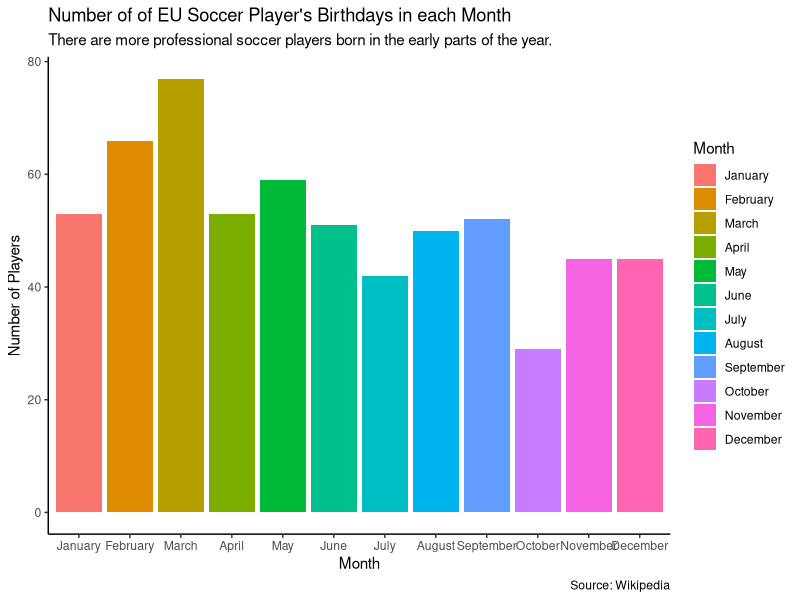

Generate this figure with R:
## ---- chunk 1
knitr::opts_chunk$set(echo = TRUE)
library(tidyverse)

## ---- chunk 2

x <- read_csv("birthdates.csv", col_types = cols(value = col_character()))

x %>% 
  mutate(date = parse_date(str_sub(value, 2, 11))) %>% 
  mutate(raw_month = months(date)) %>% 
  mutate(month = parse_factor(raw_month, levels = month.name)) %>% 
  group_by(month) %>% 
  summarize(total = n()) %>% 
  ggplot(aes(x=month, y = total, fill = month))+
  geom_col()+
  theme_classic()+
  labs(title = "Number of of EU Soccer Player's Birthdays in each Month", subtitle = "There are more professional soccer players born in the early parts of the year.", x = "Month", y = "Number of Players", caption = "Source: Wikipedia", fill="Month")
  

